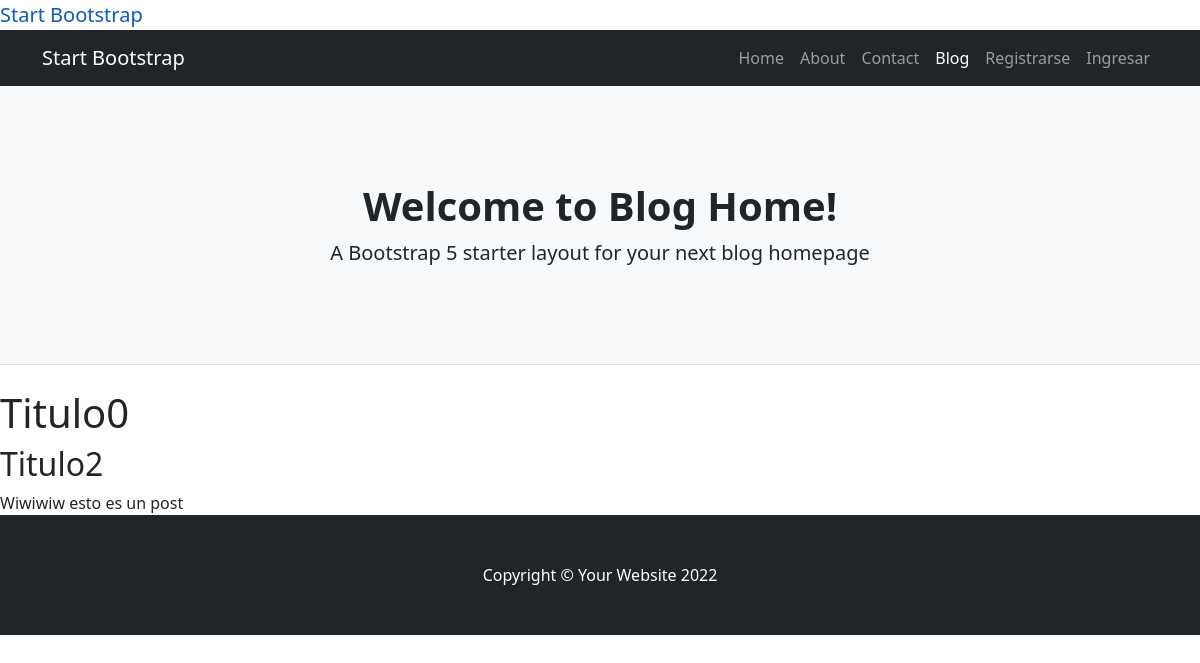
Page /ejemplo-dos/1/detalle/ on the committed database.
### ejemplo_dos/models.py (models this page shows)
class Post(models.Model):
    titulo = models.CharField(max_length=100)
    sub_titulo = models.CharField(max_length=100)
    texto = models.TextField(max_length=3000)
    publicado_el = models.DateField()

### ejemplo_dos/views.py (the view)
# urls.py: path('ejemplo-dos/<int:pk>/detalle/', PostDetalle.as_view(), name="ejemplo-dos-detalle"),
class PostDetalle(DetailView):
    model = Post

### ejemplo_dos/templates/ejemplo_dos/post_detail.html
{% extends 'ejemplo_dos/base.html' %}
{% block contenido %}
    <h1>{{object.titulo}}</h1>
    <h2>{{object.sub_titulo}}</h2>
    <div>
        {{object.texto}}
    </div>
{% endblock %}

### rows in the picture
Post: titulo "Titulo0", sub_titulo "Titulo2", texto "Wiwiwiw esto es un post"
